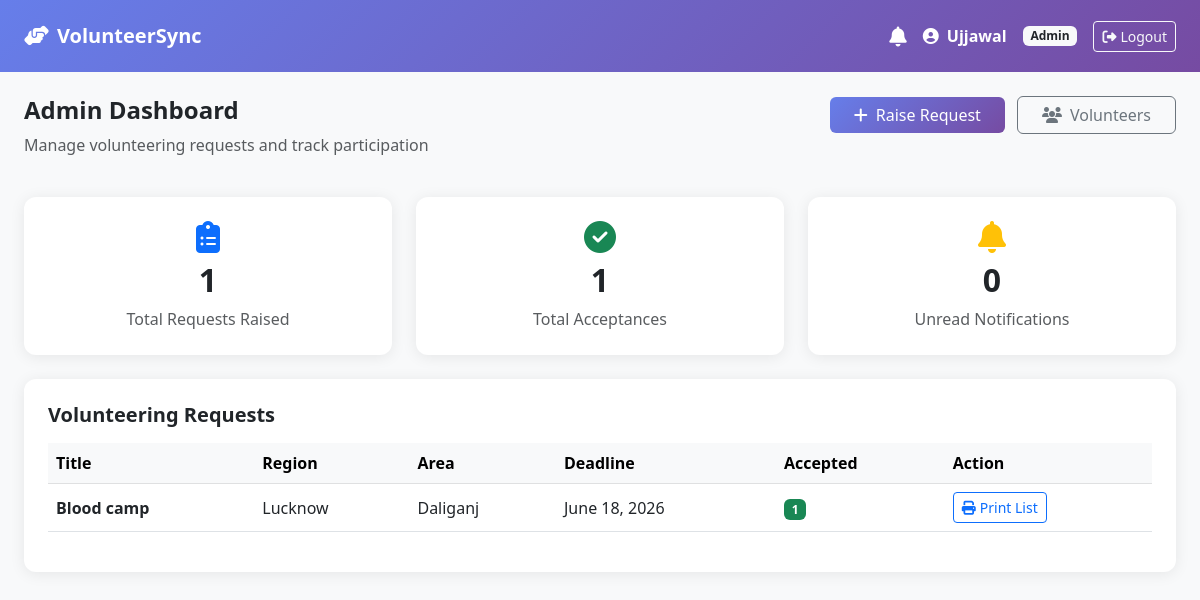
/ (signed in), run on the app's committed database.
### core/models.py (models this page shows)
class User(AbstractUser):
    ROLE_CHOICES = [('admin', 'Admin'), ('volunteer', 'Volunteer')]
    role = models.CharField(max_length=20, choices=ROLE_CHOICES, default='volunteer')
    region = models.CharField(max_length=100, blank=True)
    area = models.CharField(max_length=100, blank=True)
    phone = models.CharField(max_length=15, blank=True)

class VolunteerRequest(models.Model):
    title = models.CharField(max_length=200)
    description = models.TextField()
    region = models.CharField(max_length=100)
    area = models.CharField(max_length=100)
    deadline = models.DateField()
    raised_by = models.ForeignKey(User, on_delete=models.CASCADE, related_name='requests')
    created_at = models.DateTimeField(auto_now_add=True)

class RequestResponse(models.Model):
    STATUS_CHOICES = [('accepted', 'Accepted'), ('rejected', 'Rejected')]
    volunteer = models.ForeignKey(User, on_delete=models.CASCADE)
    request = models.ForeignKey(VolunteerRequest, on_delete=models.CASCADE)
    status = models.CharField(max_length=20, choices=STATUS_CHOICES)
    responded_at = models.DateTimeField(auto_now_add=True)
    class Meta:
        unique_together = ('volunteer', 'request')

### core/views.py (the view, shortened to what this page needs)
# urls.py: path('', views.dashboard, name='dashboard'),
@login_required
def dashboard(request):
    user = request.user
    notifications = Notification.objects.filter(user=user, is_read=False)
    if user.role == 'admin':
        raised = VolunteerRequest.objects.filter(raised_by=user).order_by('-created_at')
        total_raised = raised.count()
        total_accepted = RequestResponse.objects.filter(
            request__in=raised, status='accepted'
        ).count()
        return render(request, 'admin_dashboard.html', {
            'raised': raised,
            'total_raised': total_raised,
            'total_accepted': total_accepted,
            'notifications': notifications,
        })

### core/templates/admin_dashboard.html (shortened to what this page needs)
{% extends 'base.html' %}
{% block content %}
<div class="row mb-4">
    <div class="col">
        <h4 class="fw-bold text-dark">Admin Dashboard</h4>
        <p class="text-muted">Manage volunteering requests and track participation</p>
    </div>
    <div class="col-auto">
        <a href="{% url 'raise_request' %}" class="btn btn-primary px-4">
            <i class="fas fa-plus me-2"></i>Raise Request
        </a>
        <a href="{% url 'volunteer_list' %}" class="btn btn-outline-secondary ms-2 px-4">
            <i class="fas fa-users me-2"></i>Volunteers
        </a>
    </div>
</div>
<div class="row mb-4">
    <div class="col-md-4">
        <div class="card p-4 text-center">
            <i class="fas fa-clipboard-list fa-2x text-primary mb-2"></i>
            <h2 class="fw-bold">{{ total_raised }}</h2>
            <p class="text-muted mb-0">Total Requests Raised</p>
        </div>
    </div>
    <div class="col-md-4">
        <div class="card p-4 text-center">
            <i class="fas fa-check-circle fa-2x text-success mb-2"></i>
            <h2 class="fw-bold">{{ total_accepted }}</h2>
            <p class="text-muted mb-0">Total Acceptances</p>
        </div>
    </div>
    <div class="col-md-4">
        <div class="card p-4 text-center">
            <i class="fas fa-bell fa-2x text-warning mb-2"></i>
            <h2 class="fw-bold">{{ notifications.count }}</h2>
            <p class="text-muted mb-0">Unread Notifications</p>
        </div>
    </div>
</div>
<div class="card p-4">
    <h5 class="fw-bold mb-3">Volunteering Requests</h5>
    {% if raised %}
    <div class="table-responsive">
        <table class="table table-hover align-middle">
            <thead class="table-light">
                <tr>
                    <th>Title</th>
                    <th>Region</th>
                    <th>Area</th>
                    <th>Deadline</th>
                    <th>Accepted</th>
                    <th>Action</th>
                </tr>
            </thead>
            <tbody>
                {% for r in raised %}
                <tr>
                    <td class="fw-semibold">{{ r.title }}</td>
                    <td>{{ r.region }}</td>
                    <td>{{ r.area }}</td>
                    <td>{{ r.deadline }}</td>
                    <td>
                        <span class="badge bg-success">
                            {{ r.requestresponse_set.all|length }}
                        </span>
                    </td>
                    <td>
                        <a href="{% url 'raise_request' %}?view={{ r.pk }}"
                           class="btn btn-sm btn-outline-primary"
                           onclick="printList({{ r.pk }}); return false;">
                            <i class="fas fa-print me-1"></i>Print List
                        </a>
                    </td>
                </tr>
                {% endfor %}
            </tbody>
        </table>
    </div>
    {% else %}
    <div class="text-center py-5 text-muted">
        <i class="fas fa-clipboard fa-3x mb-3"></i>
        <p>No requests raised yet. Click "Raise Request" to get started.</p>
    </div>
    {% endif %}
</div>
{% endblock %}

### core/templates/base.html (shortened to what this page needs)
<!DOCTYPE html>
<html lang="en">
<head>
    <link href="https://cdn.jsdelivr.net/npm/bootstrap@5.3.0/dist/css/bootstrap.min.css" rel="stylesheet">
    <link href="https://cdnjs.cloudflare.com/ajax/libs/font-awesome/6.4.0/css/all.min.css" rel="stylesheet">
</head>
<body>
{% if user.is_authenticated %}
<nav class="navbar navbar-expand-lg navbar-dark px-4 py-3">
    <a class="navbar-brand fw-bold fs-5" href="{% url 'dashboard' %}">
        <i class="fas fa-hands-helping me-2"></i>VolunteerSync
    </a>
    <div class="ms-auto d-flex align-items-center gap-3">
        <div class="position-relative">
            <a href="{% url 'notifications' %}" class="text-white text-decoration-none">
                <i class="fas fa-bell fa-lg"></i>
            </a>
        </div>
        <span class="text-white fw-semibold">
            <i class="fas fa-user-circle me-1"></i>
            {{ user.get_full_name|default:user.username }}
        </span>
        <span class="badge bg-light text-dark">{{ user.role|title }}</span>
        <a href="{% url 'logout' %}" class="btn btn-outline-light btn-sm">
            <i class="fas fa-sign-out-alt me-1"></i>Logout
        </a>
    </div>
</nav>
{% endif %}
<div class="container-fluid px-4 mt-4">
    {% block content %}{% endblock %}
</div>
</body>
</html>

### core/templates/base.html (style rules this page uses)
body { background-color: #f8f9fa; font-family: 'Segoe UI', sans-serif; }
.navbar { background: linear-gradient(135deg, #667eea 0%, #764ba2 100%); }
.card { border: none; box-shadow: 0 2px 15px rgba(0,0,0,0.08); border-radius: 12px; }
.btn-primary { background: linear-gradient(135deg, #667eea 0%, #764ba2 100%); border: none; }

### data on the page
User: get_full_name "Ujjawal", role "Admin"
VolunteerRequest: title "Blood camp", region "Lucknow", area "Daliganj", deadline "June 18, 2026", requestresponse_set.all|length "1"

### other printed values
{{ total_raised }} "1"
{{ total_accepted }} "1"
{{ notifications.count }} "0"
